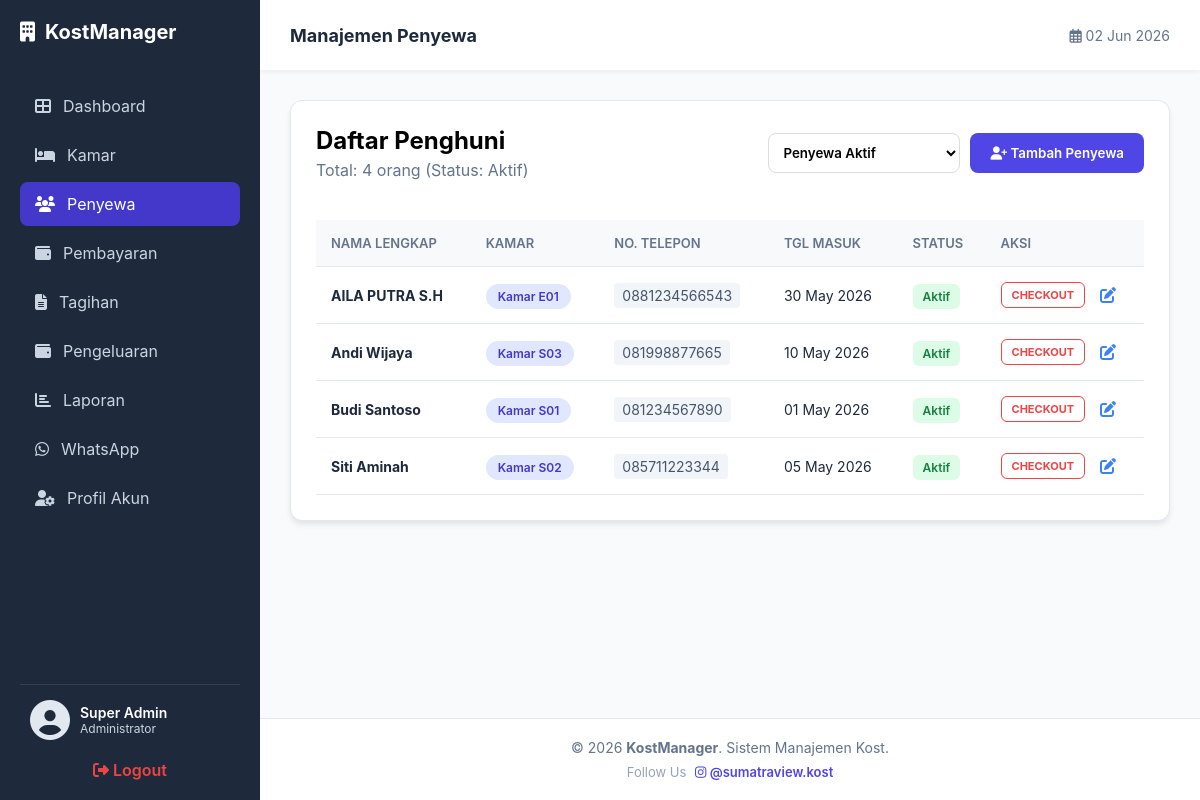
/penghuni.php (signed in), run on the app's committed database.
### tables this page shows
CREATE TABLE `penghuni` (
  `id_penghuni` int(11) NOT NULL,
  `nama_lengkap` varchar(100) NOT NULL,
  `no_hp` varchar(15) DEFAULT NULL,
  `email` varchar(100) DEFAULT NULL,
  `nik` varchar(20) DEFAULT NULL,
  `id_user` int(11) DEFAULT NULL,
  `id_kamar` int(11) DEFAULT NULL,
  `tgl_masuk` date DEFAULT NULL,
  `foto_ktp` varchar(255) DEFAULT NULL,
  `catatan` text DEFAULT NULL,
  `jatuh_tempo` date DEFAULT NULL,
  `status_pembayaran` enum('Lunas','Belum Bayar') DEFAULT 'Belum Bayar',
  `status_penyewa` enum('Aktif','Selesai') DEFAULT 'Aktif'
);

CREATE TABLE `kamar` (
  `id_kamar` int(11) NOT NULL,
  `nomor_kamar` varchar(10) NOT NULL,
  `tipe_kamar` varchar(50) DEFAULT NULL,
  `ukuran` varchar(20) DEFAULT NULL,
  `harga_per_bulan` decimal(10,2) NOT NULL,
  `deposit` int(11) DEFAULT NULL,
  `status` enum('Tersedia','Terisi') DEFAULT 'Tersedia',
  `listrik_termasuk` tinyint(1) DEFAULT 0,
  `air_termasuk` tinyint(1) DEFAULT 0,
  `foto_kamar` varchar(255) DEFAULT NULL
);

### penghuni.php (the view, shortened to what this page needs)
<?php
require 'koneksi.php';
$filter = isset($_GET['filter']) ? $_GET['filter'] : 'Aktif';
$sql = "SELECT penghuni.*, kamar.nomor_kamar
        FROM penghuni
        LEFT JOIN kamar ON penghuni.id_kamar = kamar.id_kamar
        WHERE penghuni.status_penyewa = '$filter'
        ORDER BY penghuni.nama_lengkap ASC";
$result = mysqli_query($conn, $sql);
?>
<!DOCTYPE html>
<html lang="id">
<head>
    <link rel="stylesheet" href="style.css">
    <link rel="stylesheet" href="https://cdnjs.cloudflare.com/ajax/libs/font-awesome/6.4.0/css/all.min.css">
</head>
<body>
    <?php include 'includes/sidebar.php'; ?>
    <div class="main-wrapper">
        <header class="header">
            <div class="header-left">
                <h2 style="margin: 0; font-size: 18px; color: #1e293b;">Manajemen Penyewa</h2>
            </div>
            <div class="header-right" style="display: flex; align-items: center; gap: 20px;">
                <div style="color: #64748b; font-size: 14px;"><i class="far fa-calendar-alt"></i> <?= date('d M Y') ?></div>
            </div>
        </header>
        <main class="main-content">
            <div class="data-section">
                <div style="display: flex; justify-content: space-between; align-items: center; margin-bottom: 20px;">
                    <div>
                        <h1 style="margin: 0; font-size: 24px;">Daftar Penghuni</h1>
                        <p style="color: #64748b; margin: 5px 0 0 0;">Total: <?= mysqli_num_rows($result); ?> orang (Status: <?= $filter ?>)</p>
                    </div>
                    <div style="display: flex; gap: 10px;">
                        <select onchange="location.href='penghuni.php?filter=' + this.value" style="padding: 10px; border-radius: 8px; border: 1px solid #ddd; cursor:pointer; background: white; font-weight: 600;">
                            <option value="Aktif" <?= $filter == 'Aktif' ? 'selected' : '' ?>>Penyewa Aktif</option>
                        </select>
                        <button type="button" style="background: #4f46e5; color: white; border: none; padding: 10px 20px; border-radius: 8px; cursor: pointer; font-weight: 600;" onclick="document.getElementById('modalTambahPenyewa').style.display='flex'">
                            <i class="fas fa-user-plus"></i> Tambah Penyewa
                        </button>
                    </div>
                </div>
                <div style="overflow-x: auto;">
                    <table>
                        <thead>
                            <tr>
                                <th>Nama Lengkap</th>
                                <th>Kamar</th>
                                <th>No. Telepon</th>
                                <th>Tgl Masuk</th>
                                <th>Status</th>
                                <th>Aksi</th>
                            </tr>
                        </thead>
                        <tbody>
                            <?php if(mysqli_num_rows($result) > 0): ?>
                                <?php while($row = mysqli_fetch_assoc($result)): ?>
                                <tr>
                                    <td><strong><?= htmlspecialchars($row['nama_lengkap']) ?></strong></td>
                                    <td>
                                        <?php if($row['nomor_kamar']): ?>
                                            <span style="background:#e0e7ff; color:#4338ca; padding: 5px 12px; border-radius: 15px; font-size: 12px; font-weight:600;">Kamar <?= $row['nomor_kamar'] ?></span>
                                        <?php else: ?>
                                            <span style="background:#fee2e2; color:#dc2626; padding: 5px 10px; border-radius: 6px; font-size: 12px; font-weight: 600;">Belum Pilih Kamar</span>
                                        <?php endif; ?>
                                    </td>
                                    <td><code style="background: #f1f5f9; padding: 4px 8px; border-radius: 4px; color: #475569;"><?= $row['no_hp'] ?></code></td>
                                    <td><?= ($row['tgl_masuk'] && $row['tgl_masuk'] != '0000-00-00') ? date('d M Y', strtotime($row['tgl_masuk'])) : '-'; ?></td>
                                    <td>
                                        <?php if($row['status_penyewa'] == 'Aktif'): ?>
                                            <span class="badge-aktif">Aktif</span>
                                        <?php else: ?>
                                            <span class="badge-selesai">Selesai</span>
                                        <?php endif; ?>
                                    </td>
                                    <td>
                                        <div style="display: flex; gap: 15px; align-items: center;">
                                            <?php if($row['status_penyewa'] == 'Aktif'): ?>
                                                <a href="penghuni.php?set_selesai=<?= $row['id_penghuni'] ?>" onclick="return confirm('Yakin penyewa ini sudah selesai (Checkout)? Kamar akan otomatis menjadi Tersedia kembali.')" style="color: #ef4444; font-size: 11px; font-weight: 700; text-decoration:none; border: 1px solid #ef4444; padding: 5px 10px; border-radius: 6px; text-transform: uppercase;">Checkout</a>
                                            <?php endif; ?>
                                            <button type="button" style="background:none; border:none;" onclick="bukaModalEdit('<?= $row['id_penghuni'] ?>', '<?= $row['nama_lengkap'] ?>', '<?= $row['no_hp'] ?>', '<?= $row['email'] ?>', '<?= $row['nik'] ?>', '<?= $row['id_kamar'] ?>')">
                                                <i class="fas fa-edit" style="color: #3b82f6; cursor:pointer; font-size: 16px;" title="Edit Data"></i>
                                            </button>
                                        </div>
                                    </td>
                                </tr>
                                <?php endwhile; ?>
                            <?php else: ?>
                                <tr><td colspan="6" style="text-align:center; padding:50px; color:#94a3b8;">Tidak ada data penyewa.</td></tr>
                            <?php endif; ?>
                        </tbody>
                    </table>
                </div>
            </div>
        </main>
        <?php include 'includes/footer.php'; ?>
    </div>
</body>
</html>

### style.css (style rules this page uses)
* { margin: 0; padding: 0; box-sizing: border-box; font-family: 'Inter', sans-serif; }
body { display: flex; background-color: #f8f9fa; min-height: 100vh; }
.main-content { flex: 1; padding: 30px; }
.data-section { background: white; border-radius: 15px; padding: 25px; box-shadow: 0 4px 6px -1px rgba(0,0,0,0.1); }
table { width: 100%; border-collapse: collapse; margin-top: 10px; }
table th { text-align: left; padding: 15px; background-color: #f8f9fa; color: #64748b; font-size: 13px; text-transform: uppercase; border-bottom: 1px solid #e2e8f0; }
table td { padding: 15px; border-bottom: 1px solid #e2e8f0; color: #1e293b; font-size: 14px; }

### penghuni.php (style rules this page uses)
:root { --sidebar-width: 260px; --navbar-height: 70px; --primary-bg: #1e293b; }
body { margin: 0; display: flex; background-color: #f8fafc; font-family: 'Inter', sans-serif; }
.main-wrapper { flex: 1; margin-left: var(--sidebar-width); display: flex; flex-direction: column; min-height: 100vh; }
.header { height: var(--navbar-height); background: white; padding: 0 30px; display: flex; align-items: center; justify-content: space-between; box-shadow: 0 2px 4px rgba(0,0,0,0.05); position: sticky; top: 0; z-index: 999; }
.main-content { padding: 30px; flex: 1; }
.data-section { background: white; border-radius: 12px; padding: 25px; border: 1px solid #e2e8f0; box-shadow: 0 4px 6px -1px rgba(0,0,0,0.1); }
table { width: 100%; border-collapse: collapse; margin-top: 20px; }
th { background: #f8fafc; color: #64748b; font-weight: 600; text-align: left; padding: 12px; border-bottom: 2px solid #edf2f7; text-transform: uppercase; font-size: 12px; }
td { padding: 15px 12px; border-bottom: 1px solid #edf2f7; vertical-align: middle; font-size: 14px; }
.badge-aktif { background: #dcfce7; color: #15803d; padding: 5px 10px; border-radius: 6px; font-size: 12px; font-weight: 600; }

### data on the page
penghuni: nama_lengkap "AILA PUTRA S.H", id_kamar.nomor_kamar "E01", no_hp "0881234566543", tgl_masuk "30 May 2026", status_penyewa "Aktif"
penghuni: nama_lengkap "Andi Wijaya", id_kamar.nomor_kamar "S03", no_hp "081998877665", tgl_masuk "10 May 2026", status_penyewa "Aktif"
penghuni: nama_lengkap "Budi Santoso", id_kamar.nomor_kamar "S01", no_hp "081234567890", tgl_masuk "01 May 2026", status_penyewa "Aktif"
penghuni: nama_lengkap "Siti Aminah", id_kamar.nomor_kamar "S02", no_hp "085711223344", tgl_masuk "05 May 2026", status_penyewa "Aktif"

### other printed values
$_SESSION['nama_lengkap'] "Super Admin"
mysqli_num_rows($result) "4"
$filter "Aktif"
